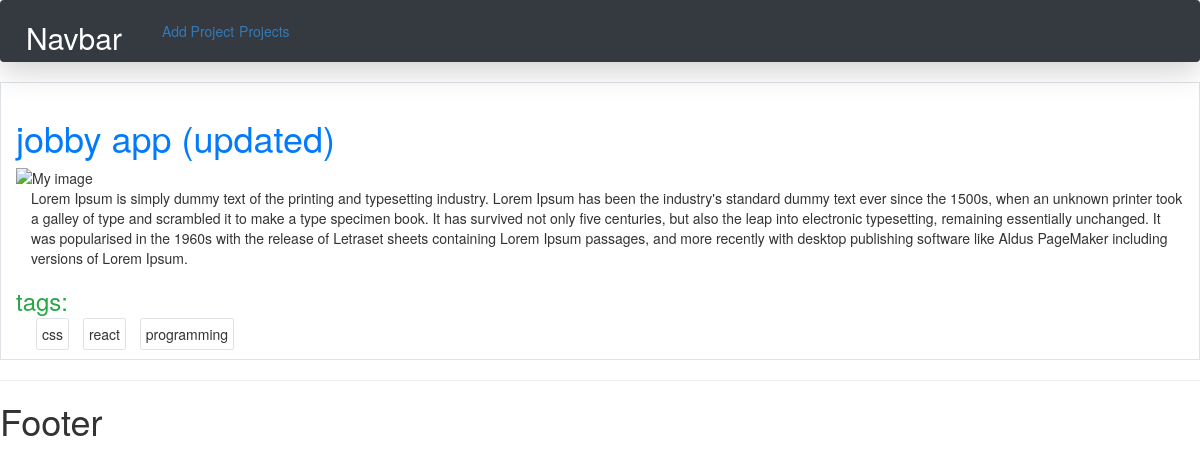
The app's page /projects/project/396ce991-c407-425a-9381-0d144b423dea with its own data.
### project/models.py (models this page shows, shortened)
class Project(models.Model):
    title = models.CharField(max_length=200)
    thumbnail = models.ImageField(
        blank=True, null=True, upload_to="static/projects", default="static/projects/today.png")
    description = models.TextField(null=True, blank=True)
    demo_link = models.CharField(max_length=400, null=True, blank=True)
    source_code = models.CharField(max_length=4000, null=True, blank=True)
    created = models.DateTimeField(auto_now_add=True)
    id = models.UUIDField(default=uuid.uuid4, unique=True, primary_key=True)
    tags = models.ManyToManyField('Tag', blank=True)
    vote_total = models.IntegerField(default=0, null=True, blank=True)
    vote_ratio = models.IntegerField(default=0, null=True, blank=True)

class Tag(models.Model):
    name = models.CharField(max_length=200)
    created = models.DateTimeField(auto_now_add=True)
    id = models.UUIDField(default=uuid.uuid4, unique=True, primary_key=True)
    def __str__(self):
        return self.name

### project/views.py (the view)
# urls.py: path("projects/", include('project.urls')),
def project(request, projectId):
    projectObj = Project.objects.get(id=projectId)
    tags = projectObj.tags.all()
    return render(request, "project.html", {'project': projectObj, 'tags': tags})

### project/templates/project.html
{% extends "main.html"%}
{% block content %}
<div class="border p-4">
    {% load static %}
    <h1 class="text-primary">{{project.title}}</h1>
    <img src="/{{project.thumbnail}}" draggable="false" style="width:auto;max-width:100%;height:auto;max-height:200px;" alt="My image">
    <div>
        <p class="ml-4">{{project.description}}</p>
        <h3 class="text-success">tags:</h3>
        <div class="ml-4">
            {%for tag in tags%}
            <span class="border m-2 p-2 rounded">{{tag}}</span>
            {%endfor%}
        </div>
    </div>
</div>
{% endblock content %}

### records on screen
Project: title "jobby app (updated)", description "Lorem Ipsum is simply dummy text of the printing and typesetting industry. Lorem Ipsum has been the industry's standard dummy text ever since the 1500s, when an unknown printer took a galley of type and scrambled it to make a type specimen book. It has survived not only five centuries, but also the leap into electronic typesetting, remaining essentially unchanged. It was popularised in the 1960s with the release of Letraset sheets containing Lorem Ipsum passages, and more recently with desktop publishing software like Aldus PageMaker including versions of Lorem Ipsum."
Tag: name "css"
Tag: name "react"
Tag: name "programming"
